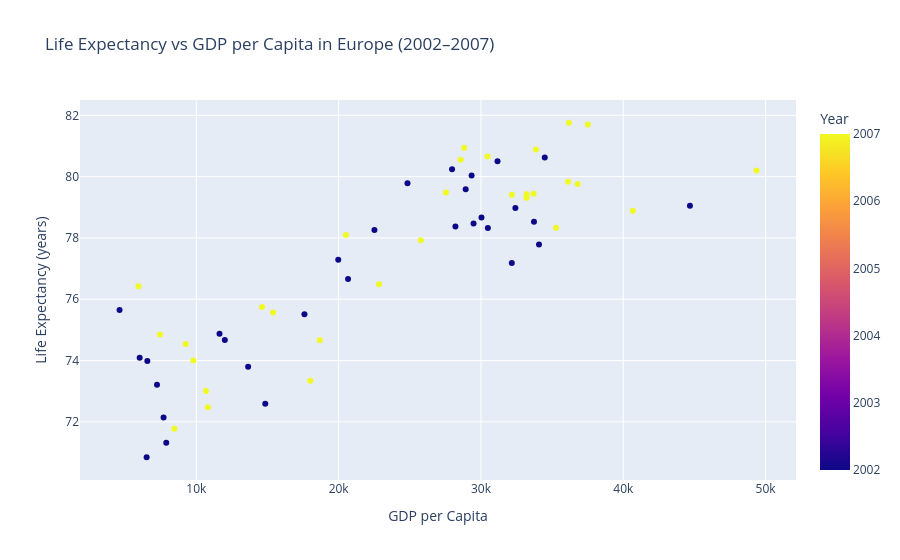

The notebook cell this image was saved under:
### Code cell
task1 = df.loc[
    (df['continent'] == 'Europe') &
    (df['year'].isin([2002, 2007]))
]

fig = px.scatter(
    task1,
    x='gdpPercap',
    y='lifeExp',
    color='year',
    hover_name='country',
    title='Life Expectancy vs GDP per Capita in Europe (2002–2007)',
    labels={
        'gdpPercap': 'GDP per Capita',
        'lifeExp': 'Life Expectancy (years)',
        'year': 'Year'
    }
)

fig.show()

### Figure 1 — Plotly figure (JSON) as saved in the notebook; plotly's stock layout.template omitted (floating-point values rounded to 4 significant figures)
{"data": [{"hovertemplate": "<b>%{hovertext}</b><br><br>GDP per Capita=%{x}<br>Life Expectancy (years)=%{y}<br>Year=%{marker.color}<extra></extra>", "hovertext": ["Albania", "Albania", "Austria", "Austria", "Belgium", "Belgium", "Bosnia and Herzegovina", "Bosnia and Herzegovina", "Bulgaria", "Bulgaria", "Croatia", "Croatia", "Czech Republic", "Czech Republic", "Denmark", "Denmark", "Finland", "Finland", "France", "France", "Germany", "Germany", "Greece", "Greece", "Hungary", "Hungary", "Iceland", "Iceland", "Ireland", "Ireland", "Italy", "Italy", "Montenegro", "Montenegro", "Netherlands", "Netherlands", "Norway", "Norway", "Poland", "Poland", "Portugal", "Portugal", "Romania", "Romania", "Serbia", "Serbia", "Slovak Republic", "Slovak Republic", "Slovenia", "Slovenia", "Spain", "Spain", "Sweden", "Sweden", "Switzerland", "Switzerland", "Turkey", "Turkey", "United Kingdom", "United Kingdom"], "legendgroup": "", "marker": {"color": [2002, 2007, 2002, 2007, 2002, 2007, 2002, 2007, 2002, 2007, 2002, 2007, 2002, 2007, 2002, 2007, 2002, 2007, 2002, 2007, 2002, 2007, 2002, 2007, 2002, 2007, 2002, 2007, 2002, 2007, 2002, 2007, 2002, 2007, 2002, 2007, 2002, 2007, 2002, 2007, 2002, 2007, 2002, 2007, 2002, 2007, 2002, 2007, 2002, 2007, 2002, 2007, 2002, 2007, 2002, 2007, 2002, 2007, 2002, 2007], "coloraxis": "coloraxis", "symbol": "circle"}, "mode": "markers", "name": "", "orientation": "v", "showlegend": false, "type": "scatter", "x": [4604.0, 5937.0, 32420.0, 36130.0, 30490.0, 33690.0, 6019.0, 7446.0, 7697.0, 10680.0, 11630.0, 14620.0, 17600.0, 22830.0, 32170.0, 35280.0, 28200.0, 33210.0, 28930.0, 30470.0, 30040.0, 32170.0, 22510.0, 27540.0, 14840.0, 18010.0, 31160.0, 36180.0, 34080.0, 40680.0, 27970.0, 28570.0, 6557.0, 9254.0, 33720.0, 36800.0, 44680.0, 49360.0, 12000.0, 15390.0, 19970.0, 20510.0, 7885.0, 10810.0, 7236.0, 9787.0, 13640.0, 18680.0, 20660.0, 25770.0, 24840.0, 28820.0, 29340.0, 33860.0, 34480.0, 37510.0, 6508.0, 8458.0, 29480.0, 33200.0], "xaxis": "x", "y": [75.65, 76.42, 78.98, 79.83, 78.32, 79.44, 74.09, 74.85, 72.14, 73.0, 74.88, 75.75, 75.51, 76.49, 77.18, 78.33, 78.37, 79.31, 79.59, 80.66, 78.67, 79.41, 78.26, 79.48, 72.59, 73.34, 80.5, 81.76, 77.78, 78.89, 80.24, 80.55, 73.98, 74.54, 78.53, 79.76, 79.05, 80.2, 74.67, 75.56, 77.29, 78.1, 71.32, 72.48, 73.21, 74.0, 73.8, 74.66, 76.66, 77.93, 79.78, 80.94, 80.04, 80.88, 80.62, 81.7, 70.84, 71.78, 78.47, 79.42], "yaxis": "y"}], "layout": {"coloraxis": {"colorbar": {"title": {"text": "Year"}}, "colorscale": [[0, "#0d0887"], [0.1111, "#46039f"], [0.2222, "#7201a8"], [0.3333, "#9c179e"], [0.4444, "#bd3786"], [0.5556, "#d8576b"], [0.6667, "#ed7953"], [0.7778, "#fb9f3a"], [0.8889, "#fdca26"], [1, "#f0f921"]]}, "legend": {"tracegroupgap": 0}, "title": {"text": "Life Expectancy vs GDP per Capita in Europe (2002–2007)"}, "xaxis": {"anchor": "y", "domain": [0, 1], "title": {"text": "GDP per Capita"}}, "yaxis": {"anchor": "x", "domain": [0, 1], "title": {"text": "Life Expectancy (years)"}}}}
